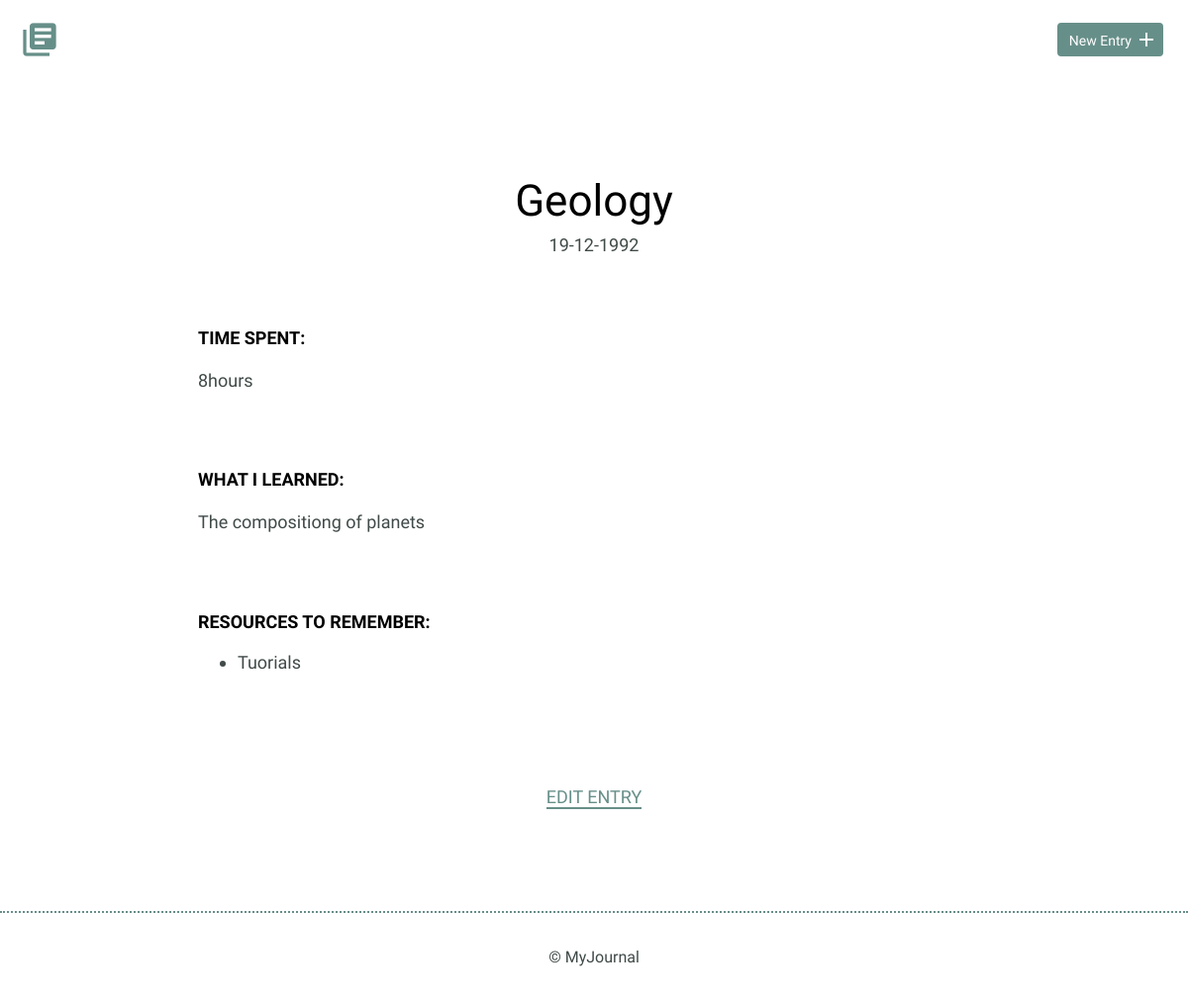
The page /detail.php?id=6 on the database as committed earlier.
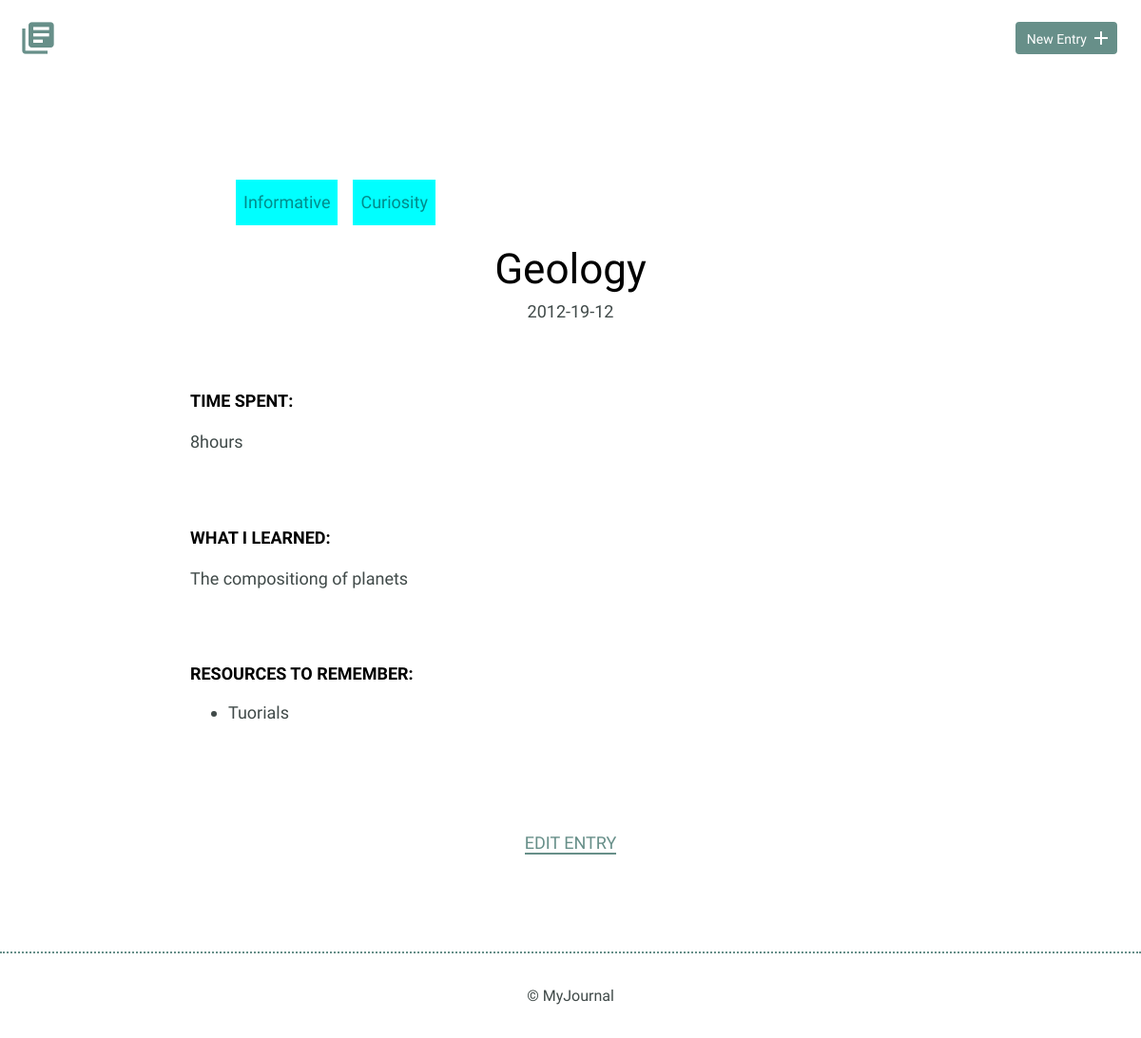
The same page on the database as committed later.
### tables this page shows
CREATE TABLE "entries" (
	"id"	INTEGER PRIMARY KEY AUTOINCREMENT,
	"title"	TEXT UNIQUE,
	"date"	TEXT,
	"time_spent"	TEXT,
	"learned"	TEXT,
	"resources"	TEXT,
	"tagId"	INT,
	CONSTRAINT "fk_column" FOREIGN KEY("tagId") REFERENCES "tags"("id")
);

CREATE TABLE "entries_tags" (
	"id"	INTEGER PRIMARY KEY AUTOINCREMENT UNIQUE,
	"entriesId"	INT,
	"tagId"	INT,
	CONSTRAINT "fk_cons" FOREIGN KEY("entriesId") REFERENCES "entries"("id") ON DELETE CASCADE ON UPDATE CASCADE,
	CONSTRAINT "fk_cons2" FOREIGN KEY("tagId") REFERENCES "tags"("id") ON DELETE CASCADE ON UPDATE CASCADE
);

CREATE TABLE "tags" (
	"id"	INTEGER PRIMARY KEY AUTOINCREMENT,
	"name"	TEXT UNIQUE
);

### inc/connection.php (called while the page is built, shortened)
<?php
function getOne ($database,$id){
    $query=("SELECT * FROM entries WHERE id=:id");
    try{
    $result=$database->prepare($query);
    $result->execute(["id"=>$id]);
    return $result;
    }catch(Exception $e){
        echo $e->getMessage();
    }
}
function joinTag($db,$id){
    try{
    $query="SELECT entries_tags.entriesId,entries_tags.tagId,tags.name,tags.id FROM entries_tags JOIN  tags ON entries_tags.tagId=tags.id WHERE entries_tags.entriesId =:d";
    $res=$db->prepare($query);
    $res->execute(["d"=>$id]);
    return $res;
    }catch( Exception $e){
        echo $e->getMessage();
    }
}

### detail.php (the view, shortened to what this page needs)
<?php include 'inc/header.php'?>
<?php include 'inc/connection.php'?>
<?php
$res=null;
 if(isset($_GET["id"])){
    $identity=filter_var($_GET["id"], FILTER_SANITIZE_NUMBER_INT);
    $res=getOne($conn,$identity)->fetch();
    $entries=connect();
 }
 ?>
        <section>
            <div class="container">
                <div class="entry-list single">
                <ul>
                <?php
                 $answer=joinTag($entries,$res["id"])->fetchALL();
                 foreach($answer as $a){
                     echo "<li class=tags>".$a["name"]."<?li>";
                 }
                 ?>
                    </ul>
                    <article>
                        <h1><?php echo $res["title"]?></h1>
                        <time datetime="2016-01-31"><?php echo $res["date"]?></time>
                        <div class="entry">
                            <h3>Time Spent:</h3>
                            <p><?php echo $res["time_spent"]?></p>
                        </div>
                        <div class="entry">
                            <h3>What I Learned:</h3>
                            <p><?php  echo $res["learned"]?></p>
                        </div>
                        <div class="entry">
                            <h3>Resources to Remember:</h3>
                            <ul>
                                <?php
                                $resources=explode(",",$res["resources"]);
                                foreach($resources as $r){
                                echo  "<li>".$r."</li>";
                                }
                                    ?>
                            </ul>
                        </div>
                    </article>
                </div>
            </div>
            <div class="edit">
                <?php echo "<p><a href=edit.php?id=".$res["id"].">Edit Entry</a></p>";
                ?>
            </div>
        </section>
        <?php include 'inc/footer.php'?>
    </body>
</html>

Rows that differ between the two databases and show on the page:
added entries_tags: tagId.name "Informative"
added entries_tags: tagId.name "Curiosity"
changed entries "Tuorials": date "19-12-1992" → "2012-19-12"
